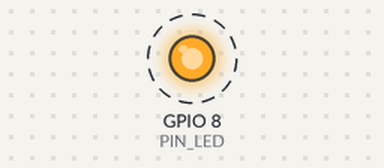
The sketch below on a simulated ESP32-C3. Parts: output pins drawn as LEDs (lit = HIGH). Dashed ring = blinking. What the sketch prints to the serial monitor is not drawn.

Above: at 3.7 s.
Timing chart, 0 to 7.8 s (numbered marks = the images above):
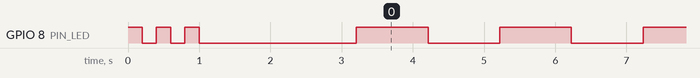

Measured:
- by itself, GPIO 8 (PIN_LED): goes LOW 0.20 s, HIGH 0.20 s, LOW 0.20 s, HIGH 0.20 s, LOW 2.2 s, 63 × (HIGH 1.0 s, LOW 1.0 s), then HIGH

The sketch:

test_minimal.ino
```cpp
/*
 * Minimal test - verify ESP32-C3 serial output works
 * No BLE, no Preferences, just Serial + LED blink
 */

#define PIN_LED 8

void setup() {
    // LED blink 3 times
    pinMode(PIN_LED, OUTPUT);
    for (int i = 0; i < 3; i++) {
        digitalWrite(PIN_LED, HIGH);
        delay(200);
        digitalWrite(PIN_LED, LOW);
        delay(200);
    }

    // Try Serial
    Serial.begin(115200);
    delay(2000);  // wait for USB CDC

    Serial.println();
    Serial.println("============================================");
    Serial.println("  MINIMAL TEST - Serial OK");
    Serial.println("============================================");
    Serial.print("Chip: ");
    Serial.println(ESP.getChipModel());
    Serial.print("Cores: ");
    Serial.println(ESP.getChipCores());
    Serial.print("Flash: ");
    Serial.print(ESP.getFlashChipSize() / (1024 * 1024));
    Serial.println(" MB");
    Serial.println();
}

void loop() {
    static unsigned long last = 0;
    if (millis() - last >= 1000) {
        last = millis();
        digitalWrite(PIN_LED, !digitalRead(PIN_LED));
        Serial.print(".");
    }
    delay(10);
}
```
